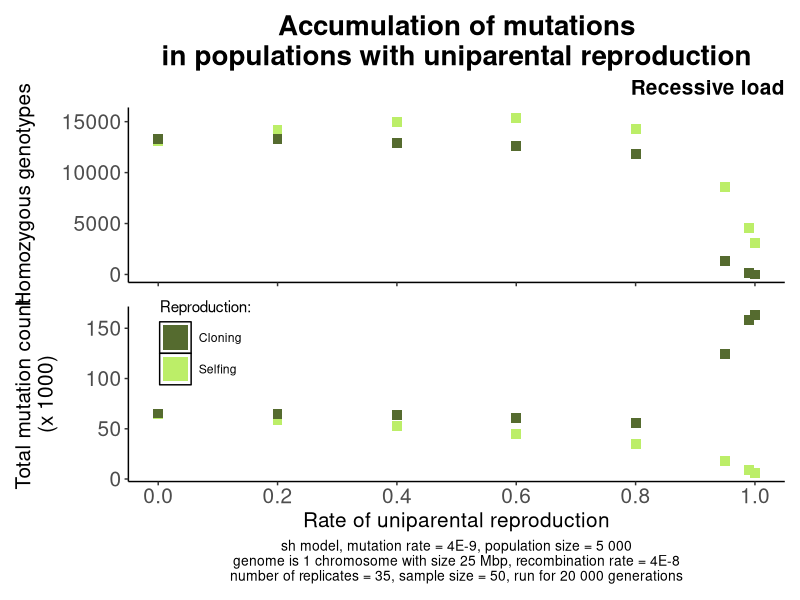

Source code (R):
library(ggplot2)
library(patchwork)
library(dplyr)

replicate_number=35
colours <- c("Selfing"="darkolivegreen2","Cloning"="darkolivegreen")

Selfing_recessive_load_all <- read.csv("Data_selfing_recessive_load.csv")
Selfing_additive_load_all <- read.csv("Data_selfing_additive_load.csv")
Selfing_fixed_mutations_all <- read.csv("Data_selfing_fixed_mutations.csv")

Cloning_recessive_load_all <- read.csv("Data_cloning_recessive_load.csv")
Cloning_additive_load_all <- read.csv("Data_cloning_additive_load.csv")
Cloning_fixed_mutations_all <- read.csv("Data_cloning_fixed_mutations.csv")


filename_rec_selfing <- Selfing_recessive_load_all
filename_add_selfing <- Selfing_additive_load_all 
filename_fix_selfing <- Selfing_fixed_mutations_all

Selfing_rec_max <- filename_rec_selfing$Expected_recessive_load+1.96*filename_rec_selfing$SD_recessive_load/sqrt(replicate_number)
Selfing_rec_min <- filename_rec_selfing$Expected_recessive_load-1.96*filename_rec_selfing$SD_recessive_load/sqrt(replicate_number)

Selfing_add_max <- filename_add_selfing$Expected_additive_load+1.96*filename_add_selfing$SD_additive_load/sqrt(replicate_number)
Selfing_add_min <- filename_add_selfing$Expected_additive_load-1.96*filename_add_selfing$SD_additive_load/sqrt(replicate_number)


filename_rec_cloning <- Cloning_recessive_load_all
filename_add_cloning <- Cloning_additive_load_all 
filename_fix_cloning <- Cloning_fixed_mutations_all


Cloning_rec_max <- filename_rec_cloning$Expected_recessive_load+1.96*filename_rec_cloning$SD_recessive_load/sqrt(replicate_number)
Cloning_rec_min <- filename_rec_cloning$Expected_recessive_load-1.96*filename_rec_cloning$SD_recessive_load/sqrt(replicate_number)

Cloning_add_max <- filename_add_cloning$Expected_additive_load+1.96*filename_add_cloning$SD_additive_load/sqrt(replicate_number)
Cloning_add_min <- filename_add_cloning$Expected_additive_load-1.96*filename_add_cloning$SD_additive_load/sqrt(replicate_number)


Plot_recessive <- ggplot()+
	geom_point(data = filename_rec_selfing, aes(x = Uniparenting_rate, y = Expected_recessive_load), color = "darkolivegreen2", size=3, shape=15)+
	geom_linerange(data = filename_rec_selfing, 
			aes(x=Uniparenting_rate, 
			    ymax=Selfing_rec_max, 
			    ymin=Selfing_rec_min), color="darkolivegreen2", size=1)+
 
 	geom_point(data=filename_rec_cloning, aes(x=Uniparenting_rate, y=Expected_recessive_load), color="darkolivegreen", size=3, shape=15)+
	geom_linerange(data=filename_rec_cloning, 
			aes(x=Uniparenting_rate, 
			    ymax=Cloning_rec_max, 
			    ymin=Cloning_rec_min), color="darkolivegreen", size=1)+
	
	labs(x="Rate of uniparental reproduction",
	     y="Homozygous genotypes",
	     title="Accumulation of mutations\nin populations with uniparental reproduction",
	     subtitle="Recessive load")+
	 theme(panel.grid.major=element_blank(),
    	      panel.grid.minor=element_blank(),
    	      panel.background=element_blank(),
    	      axis.line = element_line(color="black"),
    	      
    	      plot.title=element_text(size=20, hjust=0.5, face="bold"),
	      plot.subtitle=element_text(size=15, hjust=1, face="bold"),
	      axis.title.y=element_text(size=15),
	      axis.title.x=element_blank(),
	      
	      axis.text.x=element_text(size=0),
	      axis.text.y=element_text(size=15),
	      
	      legend.position="none")+
	scale_colour_manual(values = colours)+
	scale_x_continuous(breaks=seq(0, 1, 0.2))
		   
Plot_additive <- ggplot()+
	geom_point(data=filename_add_selfing, aes(x=Uniparenting_rate, y=Expected_additive_load/1000, colour="Selfing"), size=3, shape=15)+
	geom_linerange(data=filename_add_selfing, 
			aes(x=Uniparenting_rate, 
			    ymax=Selfing_add_max/1000, 
			    ymin=Selfing_add_min/1000), color="darkolivegreen2", size=1, 
			key_glyph = draw_key_rect)+
	
	geom_point(data=filename_add_cloning, aes(x=Uniparenting_rate, y=Expected_additive_load/1000, colour="Cloning"), size=3, shape=15)+
	geom_linerange(data=filename_add_cloning, 
			aes(x=Uniparenting_rate, 
			    ymax=Cloning_add_max/1000, 
			    ymin=Cloning_add_min/1000), color="darkolivegreen", size=1, 
			key_glyph = draw_key_rect)+
	
	labs(x="Rate of uniparental reproduction",
	     y="Total mutation count\n(x 1000)",
	     caption=paste("sh model, mutation rate = 4E-9, population size = 5 000\ngenome is 1 chromosome with size 25 Mbp, recombination rate = 4E-8\nnumber of replicates = ", replicate_number,", sample size = 50, run for 20 000 generations", sep=""),
	     colour="Reproduction: ")+
	theme(panel.grid.major=element_blank(),
    	      panel.grid.minor=element_blank(),
    	      panel.background=element_blank(),
    	      axis.line = element_line(color="black"),
    	      
	      plot.caption=element_text(size=10, hjust=0.5),
	      plot.subtitle=element_text(size=15, hjust=1, face="bold"), 
	      axis.title.y=element_text(size=15),
	      axis.title.x=element_text(size=15),
	      
	      axis.text.x=element_text(size=15),
	      axis.text.y=element_text(size=15),
	      
	      legend.position=c(0.12, 0.8),
	      legend.key = element_rect(fill = "white"))+

	guides(colour = guide_legend(override.aes = list(size = 8)))+
	      
	scale_colour_manual(values = colours)+
	scale_x_continuous(breaks=seq(0, 1, 0.2))

Plot <- Plot_recessive/Plot_additive

plot_name <- paste("Figure_Mutation_accumulation_selfing_vs_cloning_nonconstant_sh.png",sep="")
ggsave(filename=plot_name,
	plot=Plot,
	dpi=600)
	
